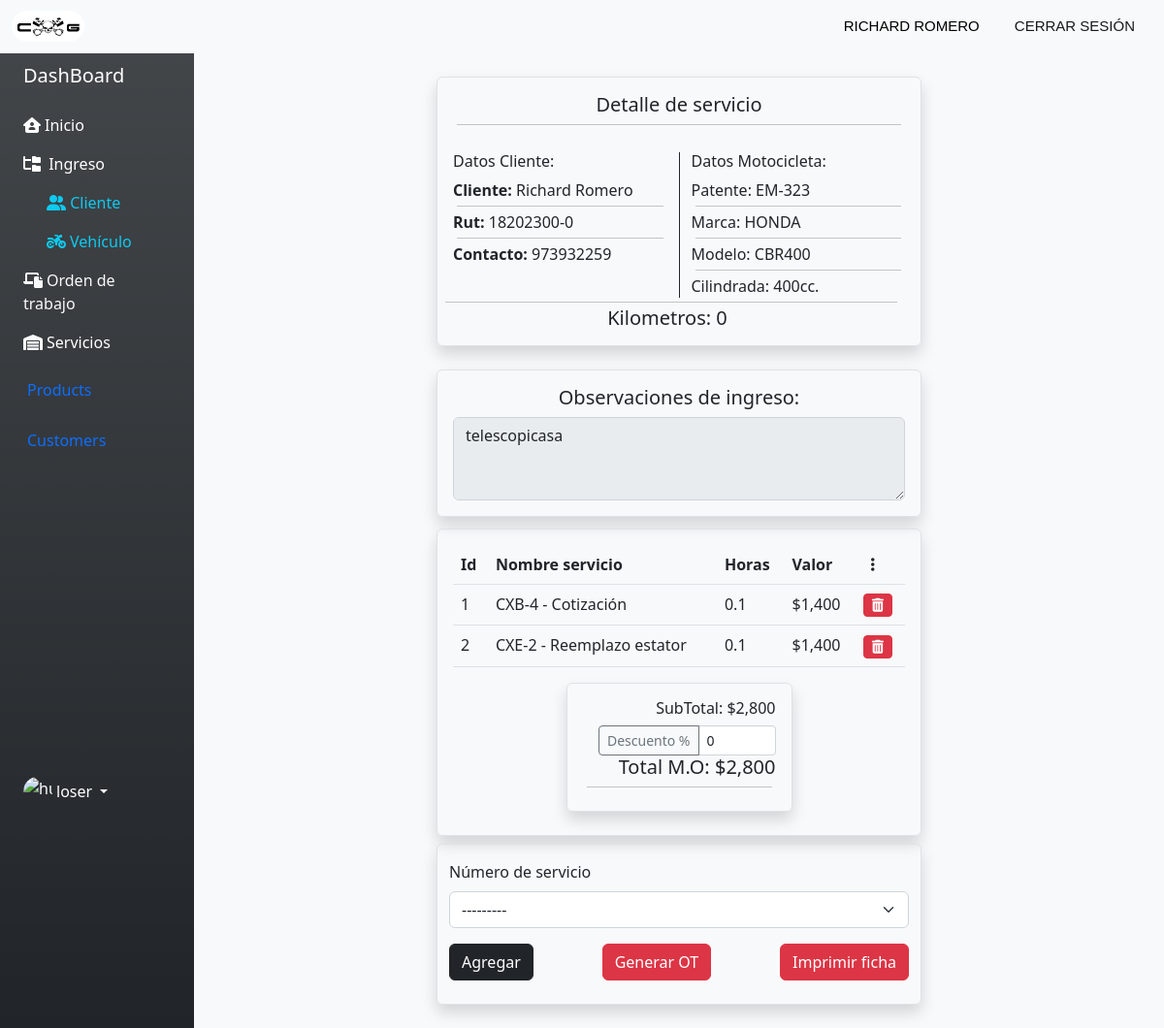
Before: /detail-service/18202300-0/EM-323/5 with the older database file.
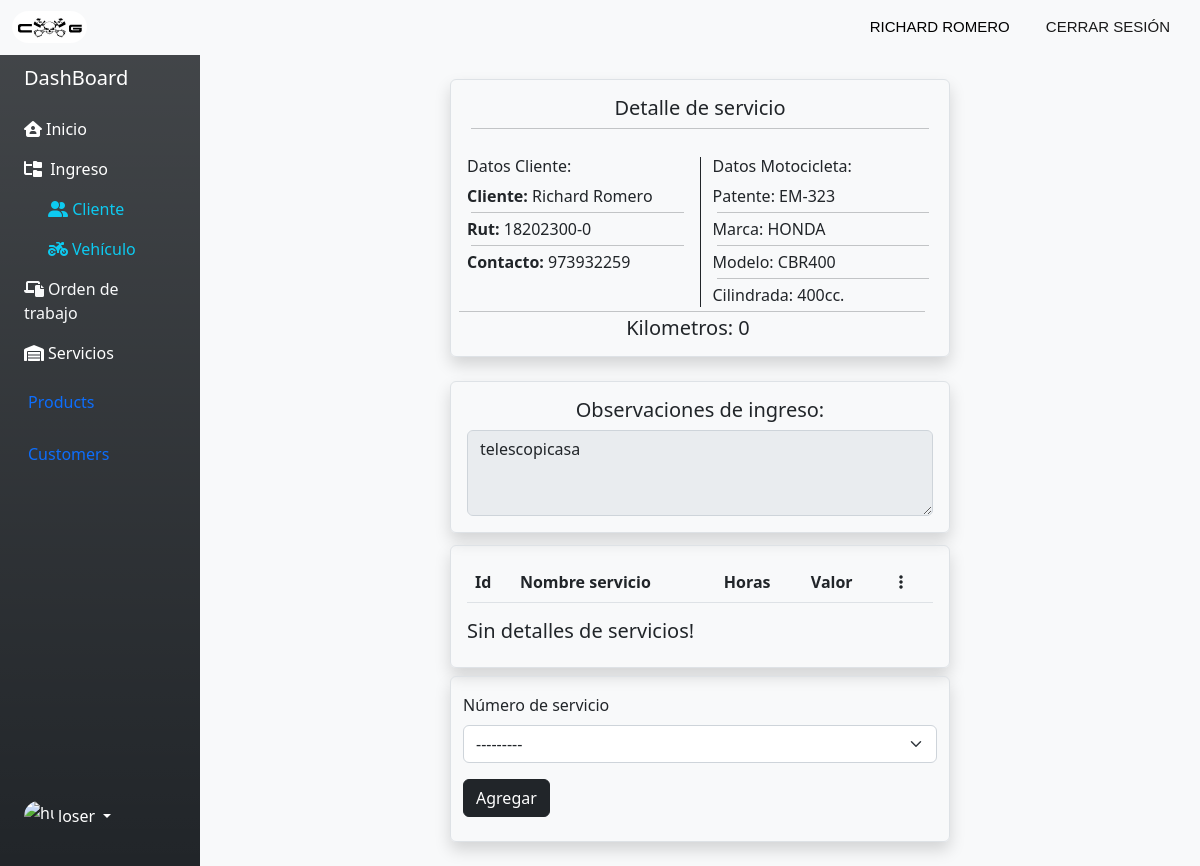
After: the same page with the newer database file.
### page/models.py (models this page shows, shortened)
class Detalle(models.Model):
    precio_servicio = models.IntegerField( verbose_name="Precio servicio")
    id_fi = models.ForeignKey(Ficha_ingreso, on_delete=models.CASCADE, verbose_name="Número de Ficha", null=True, blank=True)
    id_sv = models.ForeignKey(Servicio, on_delete=models.CASCADE, verbose_name="Número de servicio")

class Servicio(models.Model):
    id = models.CharField(primary_key=True, max_length=20)
    nombre_sv = models.CharField(max_length=50, verbose_name= "Nombre Servicio")
    desc_sv = models.TextField(verbose_name= "Descripción Servicio")
    hrs_240 = models.FloatField( verbose_name="Horas hasta 240 cc")
    hrs_500 = models.FloatField( verbose_name="Horas hasta 500 cc")
    hrs_800 = models.FloatField( verbose_name="Horas hasta 800 cc")
    hrs_810 = models.FloatField( verbose_name="Horas desde 810 cc")
    tipo_sv = models.CharField(max_length=250 ,verbose_name= "Tipo Servicio", choices=opcion_tipo_sv, default='Mantención')
    id_hh = models.ForeignKey(HoraHombre, verbose_name= "ID Hora Hombre", on_delete=models.CASCADE)
    def __str__(self):
        return self.id +' - '+ self.nombre_sv

class HoraHombre(models.Model):
    nombre_hh = models.CharField(max_length=50)
    descripcion_hh= models.CharField(max_length=250, verbose_name="Descripción")
    precio_hh= models.PositiveIntegerField(verbose_name="Precio")

### page/views.py (the view, shortened to what this page needs)
# urls.py: path('detail-service/<str:rut>/<str:patente>/<int:ficha>', detail_service, name= "detail-service"),
def detail_service(request, rut, patente, ficha):
    form = DetalleForm(request.POST or None, initial={'id_fi': ficha})
    ficha_id = Ficha_ingreso.objects.get(id=ficha)
    detalles = Detalle.objects.filter(id_fi = ficha)
    Mbikes = Vehiculo.objects.get(patente_vh = patente)
    client = Cliente.objects.get(rut_cli = rut)
    total = 0
    totalFin = 0
    desc = 0
    for detalle in detalles:
        total += detalle.precio_servicio
    data = {
        "form": form,
        "client": client,
        "Mbikes": Mbikes,
        "detalles": detalles,
        "ficha": ficha,
        "total":total,
        "totalFin":totalFin,
        "ficha_id": ficha_id,
        "desc": desc
    }
    if totalFin ==0:
        data["totalFin"] = total
    if request.method == 'GET':
        descData = request.GET.get('descuento', None)
    cc = Mbikes.cilindrada_vh
    def calculo(cc, sv):
        id_hh = sv.id_hh.precio_hh
        if cc < 240:
            horas = sv.hrs_240
            precio = id_hh*horas
            return round(int(precio))
        elif 241<cc<500:
            horas = sv.hrs_500
            precio = id_hh*horas
            return round(int(precio))
        elif 501 <cc< 810:
            horas = sv.hrs_800
            precio = id_hh*horas
            return round(int(precio))
        elif cc > 810:
            horas = sv.hrs_810
            precio = id_hh*horas
            return round(int(precio))
        precio = 10000
        return precio
    return render(request, "app/detail-service.html", data)

### page/forms.py
class DetalleForm(forms.ModelForm):
    class Meta:
        model = Detalle
        fields = '__all__'
        exclude = ('precio_servicio', 'id_fi')

### page/templates/app/detail-service.html (shortened to what the changed rows need)
{% extends 'layouts/base-dashboard.html' %}
{% load static %}
{% load django_bootstrap5 %}
{% block content %}
{% load humanize %}
{% load mathfilters %}
<div class="container-fluid">
    <div class="row">
        <div class="col mt-2">
            <div class="row d-flex justify-content-center">
                <div class="container">
                    <div class="row">
                        <div class="col-12 col-md-6 offset-md-3 mt-1 border rounded shadow p-3 mb-2">
                            <table class="table table-hover">
                                <thead>
                                    <tr>
                                        <th scope="col">Id</th>
                                        <th scope="col">Nombre servicio</th>
                                        <th scope="col">Horas</th>
                                        <th scope="col">Valor</th>
                                        <th scope="col"><i class="fa-solid fa-ellipsis-vertical mx-2"></i></th>
                                    </tr>
                                </thead>
                                <tbody>
                                    {% for detalle in detalles %}
                                    <tr>
                                        <td scope="row">{{detalle.id}}</td>
                                        <td>{{detalle.id_sv}}</td>
                                        <td>{{detalle.precio_servicio|div:detalle.id_sv.id_hh.precio_hh|floatformat}}
                                        </td>
                                        <td>${{detalle.precio_servicio|intcomma}}</td>
                                        <td><a
                                                href="{% url 'delete-detail' detalle.id client.rut_cli Mbikes.patente_vh ficha %}"><i
                                                    class="fa-solid fa-trash-can btn btn-danger btn-sm"></i></a></td>
                                    </tr>
                                    {% endfor %}
                                </tbody>
                            </table>
                            {% if total %}
                            <div class="col-12 col-md-6 offset-md-3 mt-1 border rounded shadow p-3 mb-2">
                                <div class="text-end">
                                    <h6>SubTotal: ${{total|intcomma}}</h6>
                                    <form action="" method="GET">
                                        <div class="d-inline-flex">
                                            <div class="input-group input-group-sm flex-nowrap">
                                                <button class="btn btn-outline-secondary" type="submit"
                                                    id="button-addon1">Descuento %</button>
                                                <input type="number" class="form-control" placeholder="%" aria-label="%"
                                                    aria-describedby="addon-wrapping" value="{{desc}}" name="descuento"
                                                    style="max-width: 80px;">
                                            </div>
                                        </div>
                                    </form>
                                    <h5>Total M.O: ${{totalFin|intcomma}}</h5>
                                    <hr class="p-0 m-1">
                                </div>
                            </div>
                            {% endif %}
                            {% if not detalles %}
                            <tr class="text-center">
                                <td>
                                    <h5>Sin detalles de servicios!</h5>
                                </td>
                            </tr>
                            {% endif %}
                        </div>
                    </div>
                    <div class="row">
                        <div class="col-12 col-md-6 offset-md-3 pt-3 border rounded shadow  mb-4">
                            <form action="" method="POST">
                                <div class="d-flex justify-content-between">
                                    <button type="submit" class="btn btn-dark">Agregar</button>
                                    {% if detalles %}
                                    <button type="button" class="btn btn-danger" name="continue">Generar OT</button>
                                    <a href="{% url 'render_pdf_view' client.rut_cli Mbikes.patente_vh ficha %}" class="btn btn-danger">Imprimir ficha</a>
                                    {% endif %}
                                </div>
                            </form>
                            <br>
                        </div>
                    </div>
                </div>
            </div>
        </div>
    </div>
</div>
{% endblock content %}

Changed rows visible on the page:
removed Detalle: id "1", id_sv "CXB-4 - Cotización", precio_servicio|div "0.1", precio_servicio "1,400"
removed Detalle: id "2", id_sv "CXE-2 - Reemplazo estator", precio_servicio|div "0.1", precio_servicio "1,400"
Other visible differences:
{{ total|intcomma }}: "2,800" → (not shown)
form field descuento: "0" → (not shown)
{{ totalFin|intcomma }}: "2,800" → (not shown)
text no longer shown: "SubTotal: $ Descuento % Total M.O: $ Generar OT Imprimir ficha"
text now shown: "Sin detalles de servicios!"
